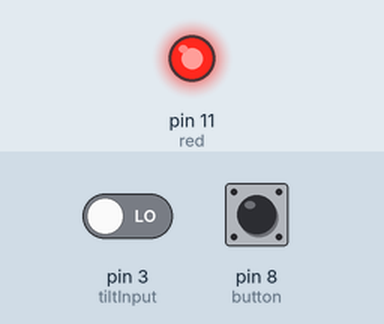
This sketch was run on a simulated Arduino Uno, built with avr-gcc and run on an emulated ATmega328P. On the bench: output pins drawn as LEDs (lit = HIGH). The inputs (shaded band) are chosen by the test bench; at power-on: pin 3 (tiltInput) LOW, pin 8 (button) HIGH.

Above: at 1.2 s.
1.3 s: pin 3 (tiltInput) driven HIGH
At 1.7 s:
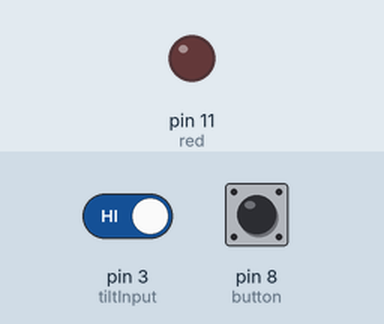
3.3 s: pin 8 (button) pulled LOW for 3.2 s
At 7.9 s:
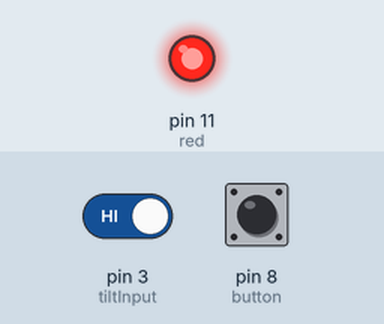
Timing chart, 0 to 9.4 s (numbered marks = the images above; inputs shaded):
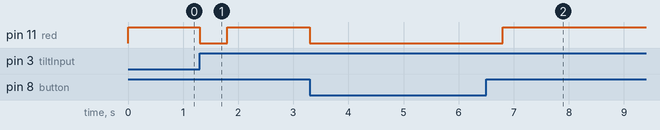

The sketch:

pullup_resistor_tilt_sensor.ino
```cpp
int red = 11;
int button = 8;
//unsigned long tepTimer ;
int tiltInput = 3;
unsigned char tiltTimer = 0;


void setup() {
  // put your setup code here, to run once:
pinMode(red, OUTPUT);
pinMode(button, INPUT);
pinMode(tiltInput, INPUT);   //configure tilt sensor as input mode
Serial.begin(9600);
attachInterrupt(1, blink, HIGH);
}

void loop() {
  // put your main code here, to run repeatedly:
  int buttonState = digitalRead(button);

  //int sensorValue = analogRead(A0);
  //int tempValue = analogRead(A5);        //Connect LM35 to analog pin and read
  //double tempState = (double) tempValue * (5/10.24);

  float percent = 1023;
  int dim = (percent/1023) * 255;
  //Serial.println(sensorValue);
  //Serial.println(temp);

  if(buttonState == LOW || tiltTimer!=0){
     // digitalWrite(red, LOW);
      tiltTimer = 0;
      digitalWrite(red, LOW);
      //Serial.println(state);
       delay(500);
  }else{
    //digitalWrite(red, HIGH);
    analogWrite(red, dim);
    delay(5);
   //Serial.println(state);
  }
}


void blink(){
  // interrupt function blink()
  tiltTimer++;
  //once trigger the interrupt, the state keeps increment
  }
```

Measured:
- after the input at 1.3 s, pin 11 (red): HIGH → LOW at once, → HIGH 0.50 s later
- after the input at 3.3 s, pin 11 (red): HIGH → LOW at once, → HIGH 3.5 s later
